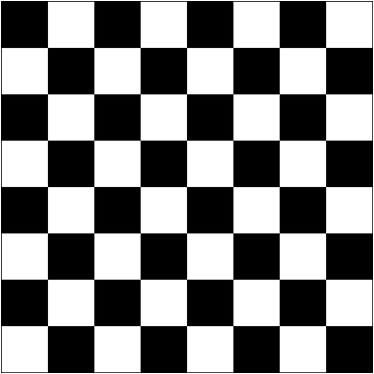
#> input picture Lab5/Assignment/twirl.jpg, 374 x 374 px
$ python twirlprac.py
#> lines starting #> are read from the running program, lines starting #| are printed output that depends on the picture
import numpy as np
import matplotlib.pyplot as plt
import cv2
import math


img = cv2.imread("twirl.jpg")
#> img is the input picture: shape (374, 374, 3); mean B, G, R 127.5, 127.5, 127.5

xc = img.shape[1]//2
#> xc = 187
yc = img.shape[0]//2
#> yc = 187
#alpha= int(input("ENTER ANGLE"))
#alpha = np.deg2rad(alpha)
rmax = min(xc,yc)
#> rmax = 187
# [45 lines left out: function twirl, not called in this run]
def angular(inp,xc,yc,a,T):
    out = np.zeros_like(inp)
    for i in range(inp.shape[1]):
        for j in range(inp.shape[0]):
            a=0.3
            T=50
            dx= i - xc
            dy=j-yc
            r=np.sqrt(dx**2+dy**2)
            term=np.sin((2*np.pi*r)/T)
            dp= a*term
            beta = (math.atan2(dy,dx))+dp


            x=xc+(r*np.cos(beta))
            y=yc+(r*np.sin(beta))


            #bilinear interop

            x1=int(x)
            y1=int(y)

            x2 = x1+1
            y2= y1+1

            if x1 in range(0,inp.shape[1]) and x2 in range(0,inp.shape[1]) and y1 in range(0,inp.shape[0]) and y2 in range(0,inp.shape[0]):

                tl = inp[y1,x1]
                tr = inp[y1,x2]
                bl= inp[y2,x1]
                br=inp[y2,x2]

                a=x-x1
                b=y-y1

                mat_a = np.array([[1-a],[a]])
                mat_b = np.array([[1-b,b]])
                mat_px = np.array([[tl,tr],[bl,br]])

                new = np.dot(mat_px,mat_a)

                new_intensity= np.dot(mat_b,new)
                out[j,i] = new_intensity.astype(np.uint8)

    return out

b,g,r = cv2.split(img)
#out_b = twirl(b,xc,yc,alpha,rmax)
#out_g = twirl(g,xc,yc,alpha,rmax)
#out_r = twirl(r,xc,yc,alpha,rmax)

a=0.1
T=50
out_b1 =angular(b,xc,yc,a,T)
#> after the loop in angular, `for i in range(inp.shape[1]):`:
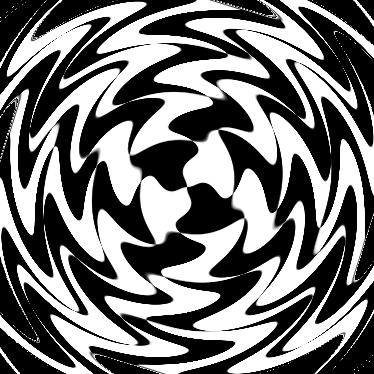
#> out: shape (374, 374); min 0, max 255, mean 117.3
out_g1 =angular(g,xc,yc,a,T)
out_r1 =angular(r,xc,yc,a,T)
output1 = cv2.merge([out_b1,out_g1,out_r1])
#output = cv2.merge([out_b,out_g,out_r])
cv2.imshow("input",img)
#cv2.imshow("output",output)
cv2.imshow("output angular",output1)
cv2.waitKey(0)
cv2.destroyAllWindows()
